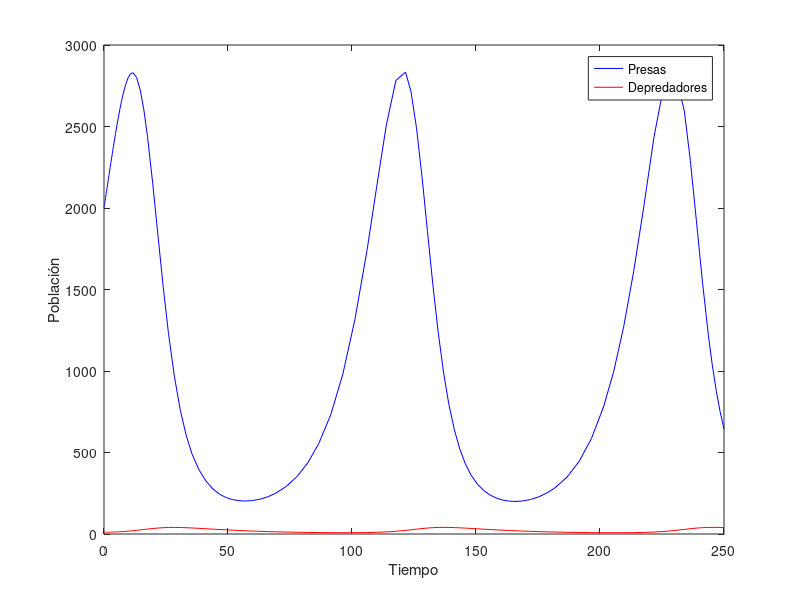
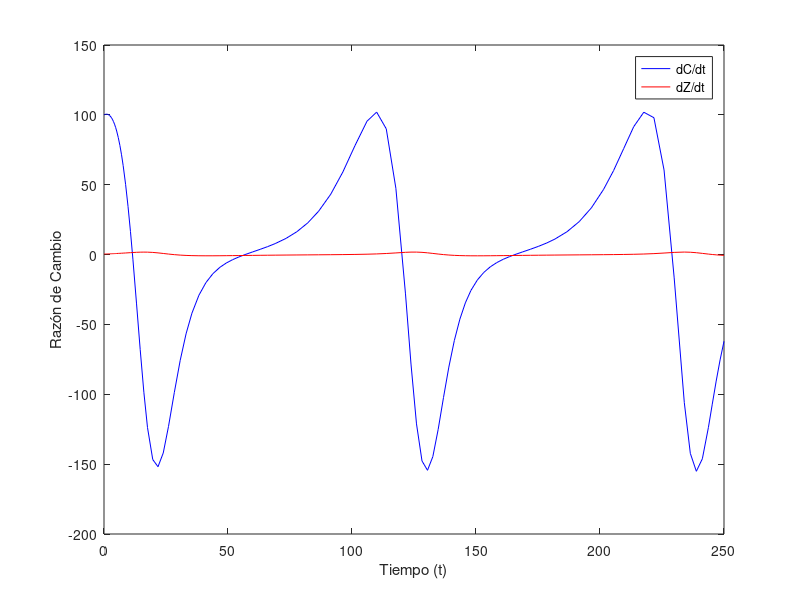
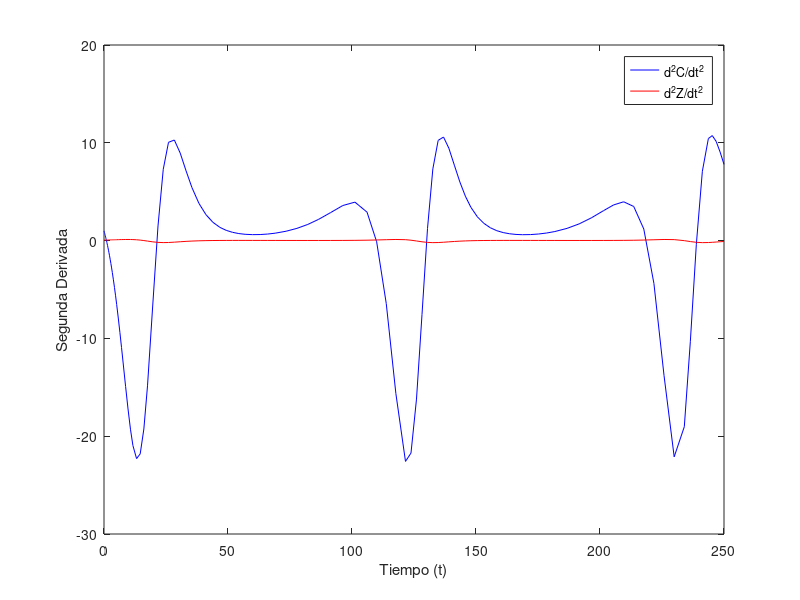

These figures' MATLAB source, in order:
% Parámetros
r1 = 0.1;
a1 = 0.005;
a2 = 0.00004;
r2 = 0.04;
% Función que define el sistema de ecuaciones
function dydt = lotka_volterra(t, d, r1, a1, a2, r2)
    presas = d(1);
    depredadores = d(2);
    dydt = [r1*presas - a1*presas*depredadores; a2*presas*depredadores - r2*depredadores];
end
% Condiciones iniciales
y0 = [2000; 10]; % Inicialmente 2000 conejos y 10 zorros
% Intervalo de tiempo
tspan = [0, 250];
% Resolver el sistema
[t, y] = ode45(@(t,y) lotka_volterra(t,y,r1,a1,a2,r2), tspan, y0);

% Calcular la razón de cambio
dCdt = r1*y(:,1) - a1*y(:,1).*y(:,2);
dZdt = a2*y(:,1).*y(:,2) - r2*y(:,2);
d2Cdt2 = r1*dCdt - a1*dCdt.*y(:,2) - a1*y(:,1).*dZdt;
d2Zdt2 = a2*dCdt.*y(:,2) + a2*y(:,1).*dZdt - r2*dZdt;

% Graficar los resultados
plot(t, y(:,1), 'b', t, y(:,2), 'r');
xlabel('Tiempo');
ylabel('Población');
legend('Presas', 'Depredadores');

% Graficar las primeras derivadas
figure;
plot(t, dCdt, 'b-', t, dZdt, 'r-');
xlabel('Tiempo (t)');
ylabel('Razón de Cambio');
legend('dC/dt', 'dZ/dt');

% Graficar las segundas derivadas
figure;
plot(t, d2Cdt2, 'b-', t, d2Zdt2, 'r-');
xlabel('Tiempo (t)');
ylabel('Segunda Derivada');
legend('d^2C/dt^2', 'd^2Z/dt^2');